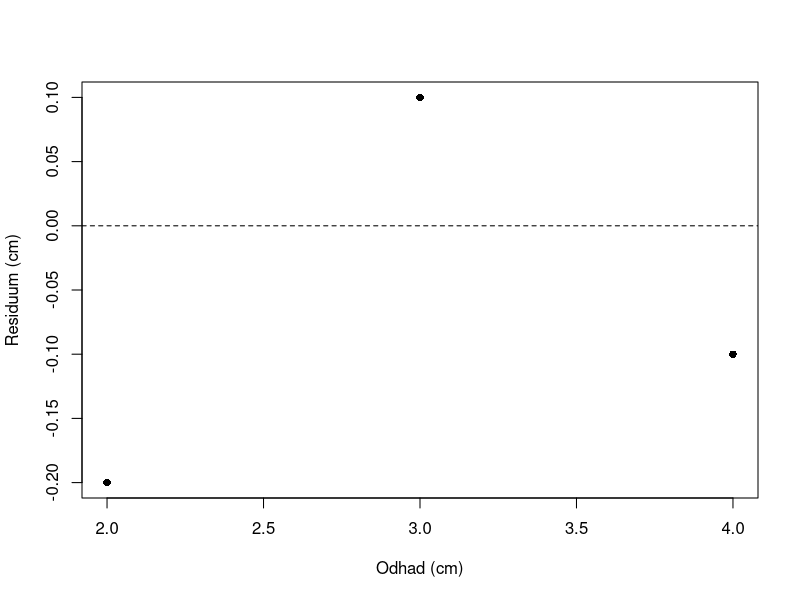

The R source for this figure:
#----------------------------------------------------------#
#
#       L03 — Lineární model s jedním prediktorem
#                 Praktické cvičení v R
#             Studenti biologie a ekologie
#                       O. Mottl
#                         2026
#
#----------------------------------------------------------#


#----------------------------------------------------------#
# Příprava -----
#----------------------------------------------------------#

#--------------------------------------------------#
## Jak se skriptem pracovat -----
#--------------------------------------------------#

# Skript stáhněte z veřejné stránky lekce L03 na HUBu kurzu:
# https://cuni-natur-biostatistics.github.io/L03/current/code/cviceni.R
# Uložte si jej mezi své studijní soubory. V RStudiu zvolte
# File > Open File, vyberte stažený cviceni.R a otevřete jej
# v panelu se skriptem. Odpovědi zapisujte do své kopie souboru
# a průběžně ji ukládejte pomocí Ctrl + S.
#
# Ve společném praktiku dokončete Hlavní úlohy L03-U01 až L03-U08.
# Úlohy navíc jsou dobrovolné a lze se k nim vrátit při samostudiu.
# Skript spouštějte shora dolů. Jeden příkaz spusťte kurzorem na jeho
# řádku pomocí Ctrl + Enter. U víceřádkového příkazu označte všechny
# jeho řádky a stiskněte Ctrl + Enter. Výsledek se ukáže v Console,
# graf v Plots. Řádky začínající znakem # jsou komentáře a R je nespouští.
# Vlastní kód a slovní odpovědi pište pod „Vaše řešení“.
# Příkazy pište bez #; slovní odpovědi zapisujte na
# komentářové řádky začínající #, aby šel skript znovu spustit.
# Při samostudiu řešte hlavní úlohy ve stejném pořadí.
# Očekávaný výsledek pomáhá zkontrolovat postup; nápovědy čtěte postupně.


#--------------------------------------------------#
## Výsledky učení a návaznost na L02 -----
#--------------------------------------------------#

# Po společné trase dokážete:
# - určit odezvu a prediktor podle biologické otázky;
# - fitovat lm(y ~ x) a vyložit sklon v původních jednotkách;
# - vysvětlit odhadnutou hodnotu a residuum konkrétního jedince;
# - zkontrolovat graf residuí a rozpoznat zbývající vzor;
# - spojit kontrolu dat, graf, model a opatrný biologický závěr.
#
# V L02 jste zkoumali vztah dvou měření na stejném řádku tabulky.
# Bodový graf ukazoval směr a rozptýlení vztahu; korelace jej
# shrnula jedním číslem, ale neurčila změnu odezvy v jejích
# jednotkách při změně prediktoru. Právě tu odhadne přímka.
# Pokud už bezpečně používáte Ctrl + Enter, $, plot() a
# complete.cases(), můžete toto připomenutí přeskočit.


#--------------------------------------------------#
## Technická kontrola -----
#--------------------------------------------------#

# Kosatce jsou v základní instalaci R. Později použijeme stejné
# tučňáky jako v L02; jejich data jsou v balíčku {palmerpenguins}.
# Kontrola nic neinstaluje ani nepřipojuje.
if (
  !requireNamespace(
    package = "palmerpenguins",
    quietly = TRUE
  )) {
  stop(
    "Chybí balíček {palmerpenguins}. Nainstalujte jej podle pokynů kurzu a spusťte skript znovu.",
    call. = FALSE
  )
}

# Pokud pracujete mimo připravené kurzové prostředí, můžete
# jednou spustit v Console tento příkaz a potom skript znovu:
# install.packages(pkgs = "palmerpenguins")


#----------------------------------------------------------#
# Hlavní úlohy -----
#----------------------------------------------------------#

#--------------------------------------------------#
## Jak se mění délka korunního lístku s jeho šířkou? -----
#--------------------------------------------------#

# Dataset iris obsahuje měření 150 květů kosatců. Jeden řádek
# představuje jeden květ, ne jeden druh. Měření pocházejí
# z botanických dat Edgara Andersona, později publikovaných
# Ronaldem Fisherem. Délka i šířka jsou v centimetrech.
# Z původních sloupců vytvoříme tabulku s českými názvy.
data_kosatce <-
  data.frame(
    sirka_listku = iris$Petal.Width,
    delka_listku = iris$Petal.Length,
    druh = iris$Species
  )

head(x = data_kosatce)


#----------------------------------------#
### Úloha | L03-U01 -----
#----------------------------------------#

# Zadání: Zkontrolujte v data_kosatce počet řádků a rozsah hodnot
# sirka_listku a delka_listku. Pro otázku v nadpisu určete,
# která proměnná je prediktor a která odezva. Co představuje
# jeden řádek tabulky a jakou jednotku mají obě měření?
#
# Vaše řešení:
#
#
# Očekávaný výsledek: 150 květů; šířka 0,1–2,5 cm a délka
# 1,0–6,9 cm. Šířka je prediktor, délka odezva; jeden řádek
# je jedno pozorované květové měření.
# Nápověda 1: Otázka se ptá, jak se jedna veličina mění
# s druhou; pořadí ve větě pomůže rozlišit jejich role.
# Nápověda 2: Počet řádků zjistíte nrow(); pro každý číselný
# sloupec použijte range(). Šířku označte jako x, délku jako y.


#--------------------------------------------------#
## Co ukazuje vztah před fitem modelu? -----
#--------------------------------------------------#

# Bodový graf znáte z L02. Každý bod spojí dvě hodnoty
# ze stejného řádku: šířku a délku jednoho květu.


#----------------------------------------#
### Úloha | L03-U02 -----
#----------------------------------------#

# Zadání: Z data_kosatce nakreslete pomocí plot() bodový graf.
# Na vodorovnou osu dejte sirka_listku, na svislou delka_listku;
# obě osy česky popište včetně cm. Předem odhadněte, zda bude
# přímka proložená všemi body stoupat, klesat, nebo být vodorovná.
# Po zobrazení popište směr i rozptýlení bodů.
#
# Vaše řešení:
#
#
# Očekávaný výsledek: Rostoucí oblak 150 bodů s viditelným
# rozptýlením; přímka by měla stoupat. Body neleží přesně
# na jedné přímce.
# Nápověda 1: V jednom svislém řezu mohou mít květy
# různou délku. Odlište rostoucí střed oblaku od jeho šířky.
# Nápověda 2: V plot() použijte x, y, xlab a ylab; pro body
# můžete přidat pch = 16. Oba sloupce vyberte z data_kosatce.


#--------------------------------------------------#
## Přímka převádí šířku na odhad délky -----
#--------------------------------------------------#

# Následující krátká přímka je uměle vytvořený příklad,
# nikoli model odhadnutý z kosatců. Intercept je 1 cm a sklon
# 2 cm délky na 1 cm šířky. Pro šířku 1,5 cm vrátí odhad 4 cm.
vec_sirka_priklad <- c(0.5, 1.0, 1.5)

vec_odhad_priklad <- 1 + 2 * vec_sirka_priklad

vec_odhad_priklad

# U kosatců chceme hodnoty interceptu a sklonu odhadnout z dat.
# Zápis vlevo ~ vpravo v lm() znamená odezva ~ prediktor.


#----------------------------------------#
### Úloha | L03-U03 -----
#----------------------------------------#

# Zadání: Pomocí lm() fitujte model délky korunního lístku
# podle jeho šířky z data_kosatce. Uložte jej jako mod_listky
# a zobrazte oba koeficienty pomocí coef(). Co říká znaménko
# sklonu a o kolik cm se podle modelu v průměru změní
# odhadnutá délka při šířce větší o 1 cm?
#
# Vaše řešení:
#
#
# Očekávaný výsledek: Intercept přibližně 1,08 cm a sklon
# přibližně 2,23 cm na 1 cm šířky. Odhadnutá délka roste;
# tento vztah sám neprokazuje příčinu.
# Nápověda 1: Vzorec musí odrážet biologickou otázku:
# odhadujeme délku pomocí šířky, nikoli naopak.
# Nápověda 2: V lm() pojmenujte argumenty formula a data;
# do formula napište delka_listku ~ sirka_listku. Výsledek
# uložte pomocí <- a předejte jej funkci coef().


#--------------------------------------------------#
## Co model odhadl pro jeden květ? -----
#--------------------------------------------------#

# Odhadnutá hodnota leží na přímce. Residuum je naměřená
# hodnota minus odhadnutá hodnota; může být kladné i záporné.
# V umělém příkladu byla při šířce 1,5 cm naměřena délka
# 3,8 cm a přímka odhadla 4 cm. Residuum je -0,2 cm.
3.8 - vec_odhad_priklad[3]


#----------------------------------------#
### Úloha | L03-U04 -----
#----------------------------------------#

# Zadání: Pro první řádek data_kosatce použijte jeho šířku
# a koeficienty mod_listky k výpočtu odhadnuté délky.
# Od naměřené délky odečtěte odhad. Výsledek porovnejte
# s první hodnotou fitted(mod_listky) a resid(mod_listky).
# Je první květ nad přímkou, nebo pod ní?
#
# Vaše řešení:
#
#
# Očekávaný výsledek: Při šířce 0,2 cm a naměřené délce
# 1,4 cm je odhad přibližně 1,53 cm a residuum -0,13 cm.
# Naměřený květ leží pod přímkou.
# Nápověda 1: Záporné residuum znamená, že měření
# je menší než odhad; kladné znamená opak.
# Nápověda 2: Z coef(mod_listky) vyberte intercept a sklon,
# spočítejte intercept + sklon * data_kosatce$sirka_listku[1]
# a odečtěte od data_kosatce$delka_listku[1].


#--------------------------------------------------#
## Zůstává ve zbytcích nějaký vzor? -----
#--------------------------------------------------#

# Diagnostický graf má na ose x odhad modelu a na ose y
# odpovídající residuum. V malém umělém příkladu ukáže
# přerušovaná čára nulové residuum.
plot(
  x = c(2, 3, 4),
  y = c(-0.2, 0.1, -0.1),
  xlab = "Odhad (cm)",
  ylab = "Residuum (cm)",
  pch = 16
)

abline(
  h = 0,
  lty = 2
)

# Druh kosatce zůstal mimo model, ale můžeme jej zobrazit
# barvou v diagnostickém grafu. Jména barev odpovídají
# hodnotám ve sloupci druh. Funkce legend() ukáže, která barva
# patří kterému druhu.
barvy_kosatcu <-
  c(
    "setosa" = "darkorange3",
    "versicolor" = "mediumpurple4",
    "virginica" = "cyan4"
  )


#----------------------------------------#
### Úloha | L03-U05 -----
#----------------------------------------#

# Zadání: Z mod_listky vytvořte graf odhadnutých délek
# proti residuím všech 150 květů. Použijte fitted() na ose x,
# resid() na ose y, přidejte přerušovanou nulovou čáru
# a obarvěte body podle data_kosatce$druh pomocí
# barvy_kosatcu. Přidejte legendu druhů a popište osy česky
# v cm. Zůstává v residuích
# nějaká souvislost s druhem? Znamená samotná existence
# nenulových residuí, že model nemá žádnou hodnotu?
#
# Vaše řešení:
#
#
# Očekávaný výsledek: Body leží po obou stranách nuly;
# po rozlišení barev je patrná struktura podle druhu.
# Jediná přímka nepostihuje všechno, ale nenulová residua
# očekáváme i u užitečného modelu.
# Nápověda 1: Každá dvojice odhad–residuum musí patřit
# stejnému květu; barva přidává informaci, kterou model nepoužil.
# Nápověda 2: Přiřaďte plot() x = fitted(mod_listky),
# y = resid(mod_listky) a col = barvy_kosatcu[
# as.character(data_kosatce$druh)]. Nulu vyznačte pomocí
# abline(h = 0, lty = 2). Barvy popište pomocí
# legend() s names(barvy_kosatcu) a barvy_kosatcu.

#--------------------------------------------------#
## Souvisí délka ploutve s hmotností tučňáka? -----
#--------------------------------------------------#

# Vracíme se k měřením jednotlivých tučňáků z L02. V tabulce
# je jeden řádek jeden jedinec. Délka ploutve je v mm,
# hmotnost v g. Chybějící hodnoty musíme vyřadit po celých
# řádcích, aby obě měření zůstala spárovaná.
data_tucnaci_raw <- palmerpenguins::penguins

data_mereni_par <-
  data_tucnaci_raw[, c("flipper_length_mm", "body_mass_g")]

head(x = data_mereni_par)


#----------------------------------------#
### Úloha | L03-U06 -----
#----------------------------------------#

# Zadání: V data_mereni_par označte řádky s oběma známými
# měřeními pomocí complete.cases(). Podle nich vytvořte
# data_tucnaci z data_tucnaci_raw a ověřte počet řádků.
# Z data_tucnaci nakreslete bodový graf délky ploutve (mm)
# na ose x a hmotnosti (g) na ose y. Jaký směr vztahu vidíte
# a proč jste ponechali stejné řádky pro obě měření?
#
# Vaše řešení:
#
#
# Očekávaný výsledek: 342 úplných dvojic z 344 řádků;
# rostoucí, ale rozptýlený oblak. Párování chrání údaje
# patřící jednomu jedinci před chybným spojením s jiným.
# Nápověda 1: Každý tučňák tvoří jeden řádek. Při
# odděleném vyřazování hodnot by se dvojice mohly posunout
# a popsat dva různé jedince.
# Nápověda 2: Výsledek complete.cases(data_mereni_par)
# použijte uvnitř hranatých závorek na data_tucnaci_raw,
# za čárkou ponechte všechny sloupce. Pro graf použijte plot().


#--------------------------------------------------#
## O kolik gramů se hmotnost podle modelu mění? -----
#--------------------------------------------------#

# Zápis odezva ~ prediktor má stejný význam jako u kosatců.
# V tomto příkladu se jen mění biologické veličiny a jednotky.


#----------------------------------------#
### Úloha | L03-U07 -----
#----------------------------------------#

# Zadání: Na data_tucnaci fitujte model hmotnosti podle délky
# ploutve. Uložte jej jako mod_ploutve a zobrazte koeficienty.
# Vyložte sklon v g na 1 mm i očekávanou změnu hmotnosti
# při délce ploutve větší o 10 mm. Zkontrolujte rozsah
# pozorovaných délek ploutve a posuďte, zda intercept
# při 0 mm má biologický význam.
#
# Vaše řešení:
#
#
# Očekávaný výsledek: Sklon přibližně 49,7 g/mm,
# tedy přibližně 497 g na 10 mm. Intercept je přibližně
# -5781 g, ale 0 mm leží mimo pozorovaných 172–231 mm;
# zápornou hmotnost proto nevykládáme biologicky.
# Nápověda 1: Sklon má jednotku odezvy na jednotku
# prediktoru. Intercept se vztahuje k nule na ose x;
# smysl této nuly posuzujte podle rozsahu měření.
# Nápověda 2: Ve vzorci lm() použijte body_mass_g ~
# flipper_length_mm a data = data_tucnaci. Rozsah prediktoru
# zjistěte pomocí range(data_tucnaci$flipper_length_mm).


#--------------------------------------------------#
## Co přímka u tučňáků nevystihla? -----
#--------------------------------------------------#


#----------------------------------------#
### Úloha | L03-U08 -----
#----------------------------------------#

# Zadání: Z mod_ploutve nakreslete graf residuí proti
# odhadnutým hmotnostem pro stejných 342 tučňáků; vyznačte
# nulovou čáru a česky popište obě osy v g. Popište rozptyl
# kolem nuly. Napište krátký biologický závěr, který spojí
# kontrolu úplných dvojic, směr a velikost odhadnutého
# vztahu i omezení jednoduché přímky. Dokazuje vztah,
# že delší ploutev způsobuje vyšší hmotnost?
#
# Vaše řešení:
#
#
# Očekávaný výsledek: Graf má 342 residuí po obou stranách
# nuly, s viditelnou variabilitou hmotnosti. Model odhaduje
# kladnou asociaci přibližně 49,7 g/mm, nikoli přesnou
# hmotnost každého jedince ani příčinný účinek ploutve.
# Nápověda 1: Diagnostika porovnává odhad modelu s tím,
# co po odečtení odhadu z měření zůstalo.
# Nápověda 2: Do plot() dejte fitted(mod_ploutve) na x
# a resid(mod_ploutve) na y; nulovou čáru přidejte
# abline(h = 0, lty = 2). V závěru uveďte jednotku sklonu.


#----------------------------------------------------------#
# Shrnutí a sebekontrola -----
#----------------------------------------------------------#

# Společná trasa je hotová, pokud vlastními slovy vysvětlíte:
# 1. Jak biologická otázka určí pořadí proměnných v lm(y ~ x)?
# 2. Co znamená sklon u kosatců a v jakých je jednotkách?
# 3. Jak vzniká residuum jednoho květu či tučňáka?
# 4. Co může ukázat graf residuí, co sklon samotný neukáže?
# 5. Proč nevykládáme intercept tučňáků při 0 mm?
# 6. Proč kladný sklon sám nedokazuje příčinný vztah?
# Pokud si nejste jistí, vraťte se k příslušné úloze
# a jejím dvěma nápovědám.


#----------------------------------------------------------#
# Úlohy navíc -----
#----------------------------------------------------------#

# Tyto úlohy jsou dobrovolné. Dvě další dvojice měření
# vám umožní zopakovat celý postup bez nové statistické metody.
# Další dvě úlohy pak procvičují grafy pomocí ggplot2.


#--------------------------------------------------#
## Jiná dvojice měření kosatce -----
#--------------------------------------------------#

# Délka korunního a kališního lístku pochází vždy
# ze stejného květu. Obě měření jsou v centimetrech.
# Nová tabulka zachovává pořadí všech 150 květů z iris.
data_kalich <-
  data.frame(
    delka_korunniho_listku = iris$Petal.Length,
    delka_kalisniho_listku = iris$Sepal.Length
  )

head(x = data_kalich)


#----------------------------------------#
### Úloha navíc | L03-N01 -----
#----------------------------------------#

# Zadání: V data_kalich zkontrolujte počet řádků a zobrazte
# bodový graf délky korunního lístku na ose x proti délce
# kališního lístku na ose y; obě osy česky popište v cm.
# Fitujte lineární model délky kališního lístku podle délky
# korunního a uložte jej jako mod_kalich. Vyložte sklon
# v cm na 1 cm. Nakreslete graf residuí proti odhadům
# s nulovou čárou. Co přímka vystihuje a co zůstává
# mezi jednotlivými květy různé?
#
# Vaše řešení:
#
#
# Očekávaný výsledek: 150 spárovaných květů; rostoucí
# vztah se sklonem přibližně 0,41 cm na 1 cm délky
# korunního lístku. Residua leží po obou stranách nuly;
# jediná přímka neodhadne délku každého květu přesně.
# Nápověda 1: Pořadí proměnných ve vzorci určuje,
# kterou délku odhadujete. Bod v diagnostickém grafu
# stále patří stejnému květu jako v původním grafu.
# Nápověda 2: Použijte nrow(), plot(), lm() a coef().
# Do vzorce dejte delka_kalisniho_listku jako odezvu
# a delka_korunniho_listku jako prediktor; pro diagnostiku
# použijte fitted(), resid() a abline(h = 0, lty = 2).


#--------------------------------------------------#
## Jiná dvojice měření tučňáka -----
#--------------------------------------------------#

# Délku zobáku a hmotnost jste už viděli v L02.
# Nový model znovu vyžaduje kontrolu úplných dvojic;
# počet řádků nepřebírejte bez ověření z jiné otázky.


#----------------------------------------#
### Úloha navíc | L03-N02 -----
#----------------------------------------#

# Zadání: Z data_tucnaci_raw vyberte společně úplné dvojice
# bill_length_mm (délka zobáku v mm) a body_mass_g
# (hmotnost v g) a uložte celé odpovídající řádky jako
# data_tucnaci_zobak. Zkontrolujte jejich počet, nakreslete
# bodový graf a fitujte model hmotnosti podle délky zobáku
# jako mod_zobak. Vyložte sklon v g na 1 mm, nakreslete
# graf residuí proti odhadnutým hmotnostem s nulovou čárou
# a napište opatrný biologický závěr. Co můžete říci
# o souvislosti, aniž byste tvrdili příčinu?
#
# Vaše řešení:
#
#
# Očekávaný výsledek: 342 úplných dvojic; rostoucí,
# rozptýlený vztah se sklonem přibližně 87,4 g/mm.
# Residua ukazují neodhadnutou variabilitu hmotnosti.
# Model popisuje asociaci, ne účinek změny zobáku.
# Nápověda 1: Jeden řádek je jeden tučňák; výběr dvojic
# musí zachovat identitu jedince. Sklon vztáhněte
# k jednotce délky zobáku, ne k ploutvi z hlavní úlohy.
# Nápověda 2: V complete.cases() použijte oba uvedené
# sloupce společně. Ve vzorci lm() dejte body_mass_g
# vlevo a bill_length_mm vpravo; pro druhý graf použijte
# fitted(mod_zobak), resid(mod_zobak) a abline(h = 0).


#--------------------------------------------------#
## Grafy pomocí ggplot2 -----
#--------------------------------------------------#
# Následující úlohy jsou dobrovolné. V L02 jste poznali
# grafy složené z dat, přiřazení proměnných a vrstev v ggplot2.
# Znak + spojuje vrstvy grafu; :: volá funkci přímo z balíčku.
# Všechny níže uvedené grafy používají stejné
# modely a pozorování jako hlavní úlohy. Balíček se pouze
# kontroluje; skript jej sám neinstaluje.
je_ggplot2 <-
  requireNamespace(
    package = "ggplot2",
    quietly = TRUE
  )

if (
  !je_ggplot2
) {
  message(
    "Úlohy L03-N03 a L03-N04 vyžadují balíček {ggplot2}; hlavní úlohy jsou hotové."
  )
}

# Pokud chcete dobrovolné úlohy řešit a balíček chybí,
# můžete jednou spustit v Console:
# install.packages(pkgs = "ggplot2")
# Potom znovu spusťte kontrolu je_ggplot2 výše.


#--------------------------------------------------#
## Stejný model ve vrstvách grafu -----
#--------------------------------------------------#


#----------------------------------------#
### Úloha navíc | L03-N03 -----
#----------------------------------------#

# Zadání: Pokud je_ggplot2 má hodnotu TRUE, zobrazte
# z data_kosatce bodový graf šířky a délky korunního lístku
# v cm pomocí ggplot2. Přidejte přímku pomocí interceptu
# a sklonu z uloženého mod_listky. Porovnejte graf s U02:
# která část zápisu určuje data, osy, body a přímku?
#
# Vaše řešení:
#
#
# Očekávaný výsledek: Stejných 150 bodů a přímka s interceptem
# přibližně 1,08 a sklonem 2,23; nepřibyl nový model ani data.
# Nápověda 1: Bodová vrstva přebírá přiřazení os
# z hlavního grafu; vrstva přímky potřebuje dvě čísla
# nezávisle na jednotlivých řádcích.
# Nápověda 2: Spojte ggplot2::ggplot() s ggplot2::aes(),
# ggplot2::geom_point(), ggplot2::geom_abline() a
# ggplot2::labs(). Intercept a slope vrstvy vezměte z
# coef(mod_listky), ne z dalšího fitu.


#--------------------------------------------------#
## Residua po druzích v jiném zápisu -----
#--------------------------------------------------#


#----------------------------------------#
### Úloha navíc | L03-N04 -----
#----------------------------------------#

# Zadání: Pokud je_ggplot2 má hodnotu TRUE, vytvořte
# datovou tabulku z fitted(mod_listky), resid(mod_listky)
# a data_kosatce$druh. V ggplot2 zobrazte residuum proti
# odhadnuté délce, barvou odlište tři druhy a přidejte
# vodorovnou nulovou čáru. Zachovejte české popisky v cm.
# Porovnejte biologický závěr s U05.
#
# Vaše řešení:
#
#
# Očekávaný výsledek: Stejných 150 residuí a stejná
# struktura podle druhu jako v U05; mění se způsob zápisu
# grafu, nikoli model ani biologický závěr.
# Nápověda 1: Jeden řádek nové tabulky musí spojit odhad,
# residuum a druh stejného květu.
# Nápověda 2: Sestavte data.frame() se třemi sloupci;
# v ggplot2::aes() přiřaďte x, y a colour = druh. Přidejte
# ggplot2::geom_point(), ggplot2::geom_hline(yintercept = 0),
# ggplot2::scale_colour_manual(values = barvy_kosatcu)
# a ggplot2::labs().
